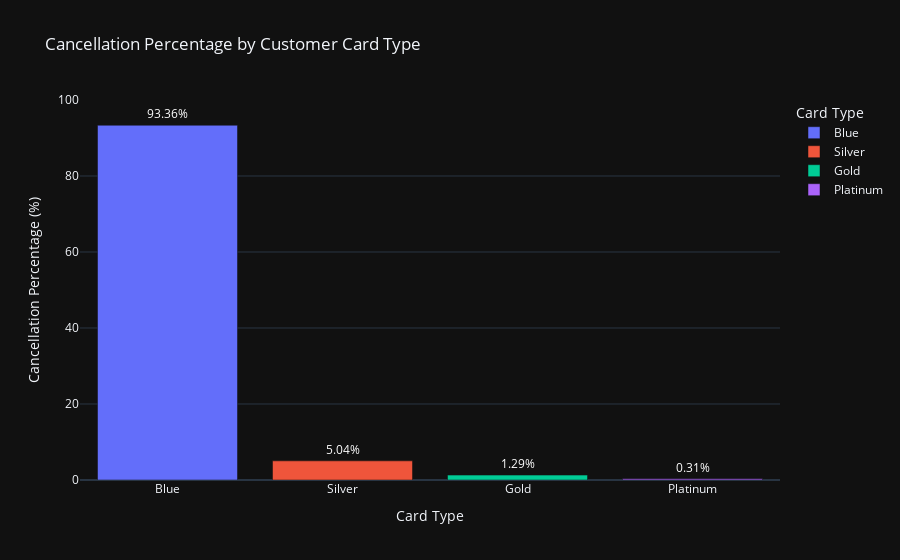

Notebook code for this chart:
### Code cell
fig = px.bar(
    crd_att, 
    x='Card_Category', 
    y='Cancellation_Percentage', 
    color='Card_Category',
    title='Cancellation Percentage by Customer Card Type',
    labels={'Card_Category': 'Card Type', 'Cancellation_Percentage': 'Cancellation Percentage (%)'},
    text='Cancellation_Percentage'
)

fig.update_layout(
    xaxis_title='Card Type',
    yaxis_title='Cancellation Percentage (%)',
    yaxis=dict(
        range=[0, 100] 
    ),
    template='plotly_dark'
)

fig.update_traces(
    texttemplate='%{text:.2f}%',
    textposition='outside',
    textfont=dict(size=12, color='white')
)

fig.show()

### Figure 1 — Plotly figure (JSON) as saved in the notebook; plotly's stock layout.template omitted (floating-point values rounded to 4 significant figures)
{"data": [{"alignmentgroup": "True", "hovertemplate": "Card Type=%{x}<br>Cancellation Percentage (%)=%{text}<extra></extra>", "legendgroup": "Blue", "marker": {"color": "#636efa", "pattern": {"shape": ""}}, "name": "Blue", "offsetgroup": "Blue", "orientation": "v", "showlegend": true, "text": [93.36], "textfont": {"color": "white", "size": 12}, "textposition": "outside", "texttemplate": "%{text:.2f}%", "type": "bar", "x": ["Blue"], "xaxis": "x", "y": [93.36], "yaxis": "y"}, {"alignmentgroup": "True", "hovertemplate": "Card Type=%{x}<br>Cancellation Percentage (%)=%{text}<extra></extra>", "legendgroup": "Silver", "marker": {"color": "#EF553B", "pattern": {"shape": ""}}, "name": "Silver", "offsetgroup": "Silver", "orientation": "v", "showlegend": true, "text": [5.04], "textfont": {"color": "white", "size": 12}, "textposition": "outside", "texttemplate": "%{text:.2f}%", "type": "bar", "x": ["Silver"], "xaxis": "x", "y": [5.04], "yaxis": "y"}, {"alignmentgroup": "True", "hovertemplate": "Card Type=%{x}<br>Cancellation Percentage (%)=%{text}<extra></extra>", "legendgroup": "Gold", "marker": {"color": "#00cc96", "pattern": {"shape": ""}}, "name": "Gold", "offsetgroup": "Gold", "orientation": "v", "showlegend": true, "text": [1.291], "textfont": {"color": "white", "size": 12}, "textposition": "outside", "texttemplate": "%{text:.2f}%", "type": "bar", "x": ["Gold"], "xaxis": "x", "y": [1.291], "yaxis": "y"}, {"alignmentgroup": "True", "hovertemplate": "Card Type=%{x}<br>Cancellation Percentage (%)=%{text}<extra></extra>", "legendgroup": "Platinum", "marker": {"color": "#ab63fa", "pattern": {"shape": ""}}, "name": "Platinum", "offsetgroup": "Platinum", "orientation": "v", "showlegend": true, "text": [0.3073], "textfont": {"color": "white", "size": 12}, "textposition": "outside", "texttemplate": "%{text:.2f}%", "type": "bar", "x": ["Platinum"], "xaxis": "x", "y": [0.3073], "yaxis": "y"}], "layout": {"barmode": "relative", "legend": {"title": {"text": "Card Type"}, "tracegroupgap": 0}, "title": {"text": "Cancellation Percentage by Customer Card Type"}, "xaxis": {"anchor": "y", "categoryarray": ["Blue", "Silver", "Gold", "Platinum"], "categoryorder": "array", "domain": [0, 1], "title": {"text": "Card Type"}}, "yaxis": {"anchor": "x", "domain": [0, 1], "range": [0, 100], "title": {"text": "Cancellation Percentage (%)"}}}}
